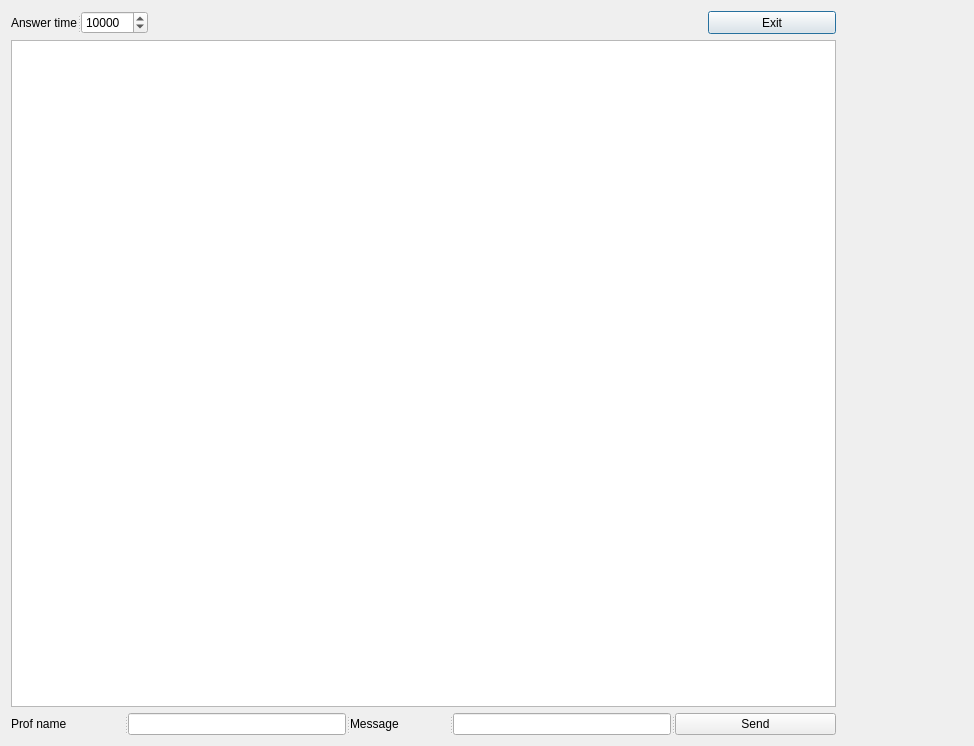
<?xml version="1.0" encoding="UTF-8"?>
<ui version="4.0">
 <class>server</class>
 <widget class="QDialog" name="server">
  <property name="geometry">
   <rect>
    <x>0</x>
    <y>0</y>
    <width>974</width>
    <height>746</height>
   </rect>
  </property>
  <property name="windowTitle">
   <string>Dialog</string>
  </property>
  <layout class="QGridLayout" name="gridLayout">
   <item row="0" column="0">
    <widget class="QSplitter" name="splitter">
     <property name="orientation">
      <enum>Qt::Horizontal</enum>
     </property>
     <widget class="QLabel" name="label">
      <property name="text">
       <string>Answer time</string>
      </property>
     </widget>
     <widget class="QSpinBox" name="answerTime">
      <property name="maximum">
       <number>600000</number>
      </property>
      <property name="value">
       <number>10000</number>
      </property>
     </widget>
    </widget>
   </item>
   <item row="0" column="1">
    <spacer name="horizontalSpacer_2">
     <property name="orientation">
      <enum>Qt::Horizontal</enum>
     </property>
     <property name="sizeHint" stdset="0">
      <size>
       <width>548</width>
       <height>20</height>
      </size>
     </property>
    </spacer>
   </item>
   <item row="0" column="2">
    <widget class="QSplitter" name="splitter_2">
     <property name="orientation">
      <enum>Qt::Horizontal</enum>
     </property>
     <widget class="QPushButton" name="exitButton">
      <property name="text">
       <string>Exit</string>
      </property>
     </widget>
    </widget>
   </item>
   <item row="0" column="3">
    <spacer name="horizontalSpacer_3">
     <property name="orientation">
      <enum>Qt::Horizontal</enum>
     </property>
     <property name="sizeHint" stdset="0">
      <size>
       <width>118</width>
       <height>20</height>
      </size>
     </property>
    </spacer>
   </item>
   <item row="1" column="0" colspan="3">
    <widget class="QTextBrowser" name="msgFrame"/>
   </item>
   <item row="2" column="0" colspan="3">
    <widget class="QSplitter" name="splitter_3">
     <property name="orientation">
      <enum>Qt::Horizontal</enum>
     </property>
     <widget class="QLabel" name="label_4">
      <property name="text">
       <string>Prof name</string>
      </property>
     </widget>
     <widget class="QLineEdit" name="profName"/>
     <widget class="QLabel" name="label_5">
      <property name="text">
       <string>Message</string>
      </property>
     </widget>
     <widget class="QLineEdit" name="msg">
      <property name="maxLength">
       <number>500</number>
      </property>
     </widget>
     <widget class="QPushButton" name="sendButton">
      <property name="text">
       <string>Send</string>
      </property>
     </widget>
    </widget>
   </item>
  </layout>
 </widget>
 <resources/>
 <connections/>
</ui>
